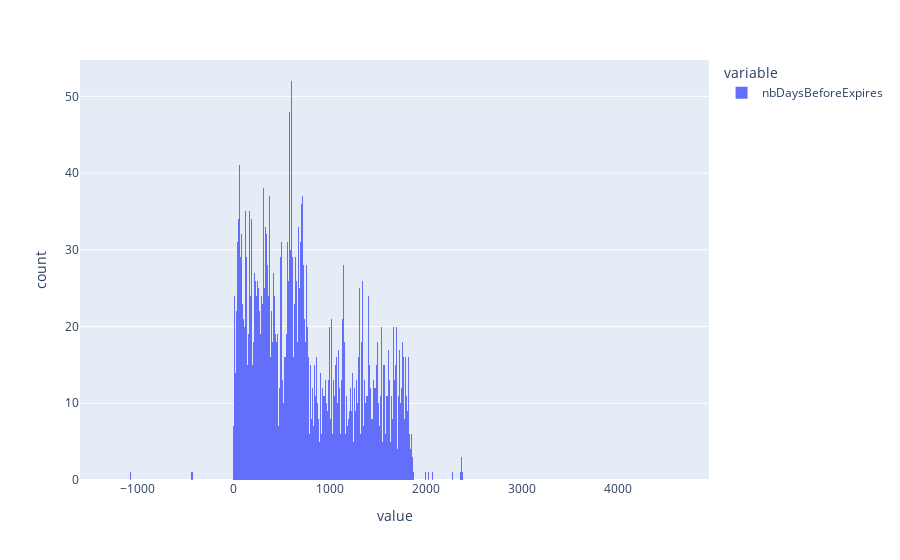

The notebook cell saved with this chart:
### Code cell
px.histogram(df.nbDaysBeforeExpires, nbins=2000)

### Figure 1 — Plotly figure (JSON) as saved in the notebook; plotly's stock layout.template omitted (floating-point values rounded to 4 significant figures; data arrays with more than 128 entries replaced by an {"elided": "..."} marker saying what was removed)
{"data": [{"alignmentgroup": "True", "bingroup": "x", "hovertemplate": "variable=nbDaysBeforeExpires<br>value=%{x}<br>count=%{y}<extra></extra>", "legendgroup": "nbDaysBeforeExpires", "marker": {"color": "#636efa", "pattern": {"shape": ""}}, "name": "nbDaysBeforeExpires", "nbinsx": 2000, "offsetgroup": "nbDaysBeforeExpires", "orientation": "v", "showlegend": true, "type": "histogram", "x": {"elided": "6676 int values"}, "xaxis": "x", "yaxis": "y"}], "layout": {"barmode": "relative", "legend": {"title": {"text": "variable"}, "tracegroupgap": 0}, "margin": {"t": 60}, "xaxis": {"anchor": "y", "domain": [0, 1], "title": {"text": "value"}}, "yaxis": {"anchor": "x", "domain": [0, 1], "title": {"text": "count"}}}}
